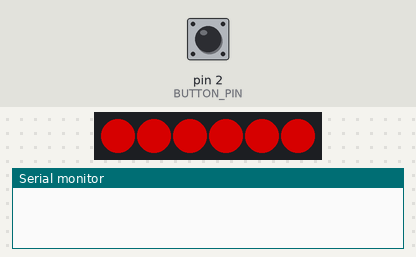
The sketch below on a simulated Arduino Uno, built with avr-gcc and run on an emulated ATmega328P. Parts: 6 RGB LEDs in strip order, left to right, the last lines printed to the serial monitor. The inputs (shaded band) are chosen by the test bench; at power-on: pin 2 (BUTTON_PIN) LOW. Dim RGB values are drawn brighter than linear.

Above: at 1.2 s.
1.3 s: pin 2 (BUTTON_PIN) pulled HIGH for 0.15 s
2.0 s: pin 2 (BUTTON_PIN) pulled HIGH for 3.2 s
At 5.59 s:
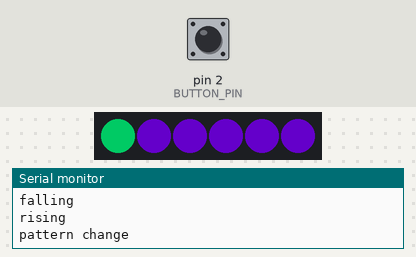
5.8 s: pin 2 (BUTTON_PIN) pulled HIGH for 1 s
At 6.09 s:
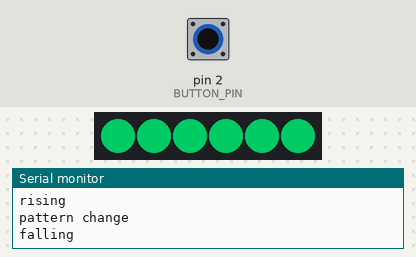
7.4 s: pin 2 (BUTTON_PIN) pulled HIGH for 3.2 s
11.2 s: pin 2 (BUTTON_PIN) pulled HIGH for 0.15 s
At 11.68 s:
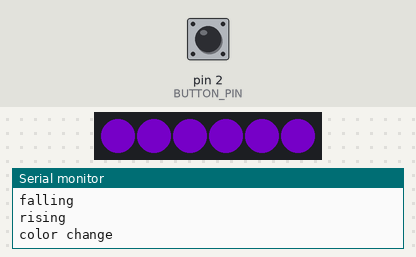
11.9 s: pin 2 (BUTTON_PIN) pulled HIGH for 0.15 s
At 12.6 s:
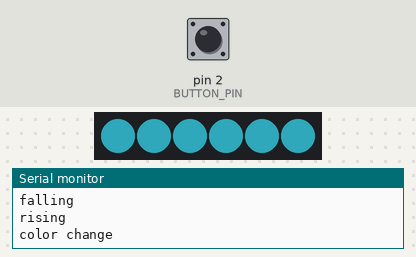
Timing chart, 0 to 16.1 s (numbered marks = the images above; inputs shaded):
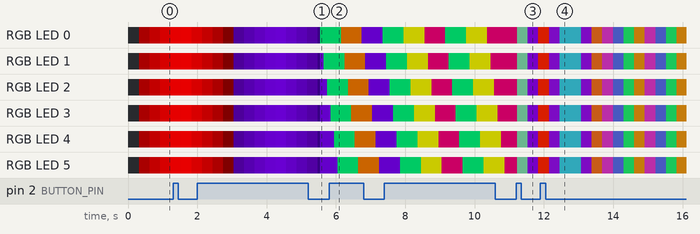

Measured:
- after the input at 2.0 s, the LEDs: first differ from a run without the input after 3.5 s (image 1)
- after the input at 11.2 s, the LEDs: first differ from a run without the input after 0.33 s (image 3)
- after the input at 11.9 s, the LEDs: first change after 0.25 s (image 4 shows a later state)

The sketch:

led_podstawka_monitora.ino
```cpp
/*
  projekt: oswietlenie led do podstawki monitora
  autor: Karol
  rev: 0.1.2

  TODO:
  -add function to change pallete
  -add function to change pattern
  -add abillity to change patterns (brightening and dimming <-> chain LED switching <-> linear changes)
  -BT module
  -what is blending??
*/
#include <FastLED.h>

#define LED_PIN     3
#define NUM_LEDS    6
#define BRIGHTNESS  200
#define LED_TYPE    WS2811
#define COLOR_ORDER GRB
#define DELAY_TIME 5
#define CHAIN_TIME_MS 100
#define LINEAR_TIME_MS 25
#define BUTTON_PIN 2
#define DIMMING 0
#define CHAIN 1
#define LINEAR 2
#define DIMMING_COLOR_INCREMENT 16
#define CHAIN_COLOR_INCREMENT 16
#define LINEAR_COLOR_INCREMENT 1
CRGB leds[NUM_LEDS];

CRGBPalette16 currentPalette;
TBlendType    currentBlending;


//----paletts

void Setup1Pallete(){
//ustawienie pierwszej palety  RGB
CRGB red = CHSV(HUE_RED,255,255);
CRGB green = CHSV(HUE_GREEN,255,255);
CRGB blue = CHSV(HUE_BLUE,255,255);

currentPalette = CRGBPalette16(red, green, blue,
                              red, green, blue,
                              red, green, blue,
                              red, green, blue,
                              red, green, blue, green);
}

void Setup2Pallete(){
//ustawienie drugiej palety
CRGB orange = CHSV(HUE_ORANGE,255,255);
CRGB purple = CHSV(HUE_PURPLE,255,255);
CRGB aqua = CHSV(HUE_AQUA,255,255);

currentPalette = CRGBPalette16(orange, purple, aqua,
                                orange, purple, aqua,
                                orange, purple, aqua,
                                orange, purple, aqua,
                                orange, purple, aqua, purple);
}

void Setup3Pallete(){
//ustawienie trzeciej palety
CRGB yellow = CHSV(HUE_YELLOW,255,255);
CRGB pink = CHSV(HUE_PINK,255,255);
CRGB aqua = CHSV(HUE_AQUA,255,255);

currentPalette = CRGBPalette16(yellow, pink, aqua,
                              yellow, pink, aqua,
                              yellow, pink, aqua,
                              yellow, pink, aqua,
                              yellow, pink, aqua, pink);
}

void ChoosePalette(uint8_t index){
  if(index == 0){
    Setup1Pallete();
  }
  else if(index == 1){
    Setup2Pallete();
  }
  else if(index == 2){
    Setup3Pallete();
  }
  else {
    currentPalette = CRGBPalette16(CRGB::White,CRGB::DarkSeaGreen,CRGB::BlueViolet); // zmienić na 16 pozycji
  }
}


//-------------
//---global
uint8_t index = 0;
uint8_t pallete_index = 0;
volatile uint16_t counter = 0;
uint8_t colorIndexIncrement = DIMMING_COLOR_INCREMENT;
uint8_t pattern = DIMMING;

long debouncing_time = 15; //Debouncing Time in Milliseconds
volatile unsigned long last_micros;
volatile bool previusBtnState = 1;
//-------------
//----ISRs
ISR(TIMER1_COMPA_vect){
  //increment counter
  counter++;
}
void BUTTON_CHANGE (){
  if((long)(micros() - last_micros) >= debouncing_time * 1000) {
  if(previusBtnState == 1){
    counter = 0;
    Serial.println("falling");
    previusBtnState = 0;
  }else{
    Serial.println("rising");
    if(counter <= 1000){
      ChangeCurrentPaletteIndex();
    }
    else{
      ChangeColorTransitionPattern();
    }
    previusBtnState = 1;
    counter = 0;
  }
  last_micros = micros();
  }

}
//----

void setup() {
  cli(); //stop interrupt
  delay( 3000 );
  pinMode(BUTTON_PIN, INPUT);
  attachInterrupt(digitalPinToInterrupt(BUTTON_PIN), BUTTON_CHANGE, CHANGE);
  //----setting up the timer1 (interrupt every 1ms)
  TCCR1A = 0; //clear register on startup (to run the timer OK every time)
  TCCR1B = 0;
  TCCR1B |= 0b011; // prescaler 64
  TCCR1B |= (1<<WGM12); //turn on CTC mode
  TCNT1 = 0; //initial timr1 value of 0
  OCR1A = 249; // to have 1000hz interrupt (16 000 000/(64*1000)-1)
  TIMSK1 |= (1<<OCIE1A); // turn on interrupt on compare Channel A

  //----
  FastLED.addLeds<LED_TYPE, LED_PIN, COLOR_ORDER>(leds, NUM_LEDS).setCorrection( TypicalLEDStrip );
  FastLED.setBrightness(  BRIGHTNESS );
  Serial.begin(9600); // for debugging

  ChoosePalette(pallete_index);

  currentBlending = LINEARBLEND;

  sei(); //allow interrupts
}

void loop() {
  ChoosePalette(pallete_index);
  switch (pattern){
    case DIMMING:
      FillLEDsFromPalleteColors(index);

      FastLED.show();
      for(int i = 0; i <255;i++){
        FastLED.setBrightness(i);
        FastLED.show();
        FastLED.delay(DELAY_TIME);
      }
      for(int i = 0; i <255;i++){
        FastLED.setBrightness(255-i);
        FastLED.show();
        FastLED.delay(DELAY_TIME);
      }

      index = index + colorIndexIncrement;
      break;

    case CHAIN:
      FastLED.setBrightness(BRIGHTNESS);
      FillLEDsChainwise(index);
      index = index + colorIndexIncrement;
      break;

    case LINEAR:
      FastLED.setBrightness(BRIGHTNESS);
      FillLEDsFromPalleteColors(index);
      FastLED.show();
      FastLED.delay(LINEAR_TIME_MS);
      index = index + colorIndexIncrement;
      break;
  }

}


void FillLEDsFromPalleteColors(uint8_t colorIndex)
{
    //Serial.println(colorIndex);
    for( int i = 0; i < NUM_LEDS; ++i) {
        leds[i] = ColorFromPalette( currentPalette, colorIndex, BRIGHTNESS, currentBlending);
    }
}

void FillLEDsChainwise(uint8_t colorIndex){
    for( int i = 0; i < NUM_LEDS; ++i) {
        leds[i] = ColorFromPalette( currentPalette, colorIndex, BRIGHTNESS, currentBlending);
        FastLED.show();
        FastLED.delay(CHAIN_TIME_MS);
    }

}

void ChangeCurrentPaletteIndex(){
  Serial.println("color change");
  if(pallete_index == 2){
    pallete_index = 0;
  }
  else {
    pallete_index = pallete_index + 1;
  }
}

void ChangeColorTransitionPattern(){
  Serial.println("pattern change");
  if(pattern == DIMMING){
    pattern = CHAIN;
    colorIndexIncrement = CHAIN_COLOR_INCREMENT;
  }
  else if(pattern == CHAIN){
    pattern = LINEAR;
    colorIndexIncrement = LINEAR_COLOR_INCREMENT;
  }
  else {
    pattern = DIMMING;
    colorIndexIncrement = DIMMING_COLOR_INCREMENT;
  }

}
```
